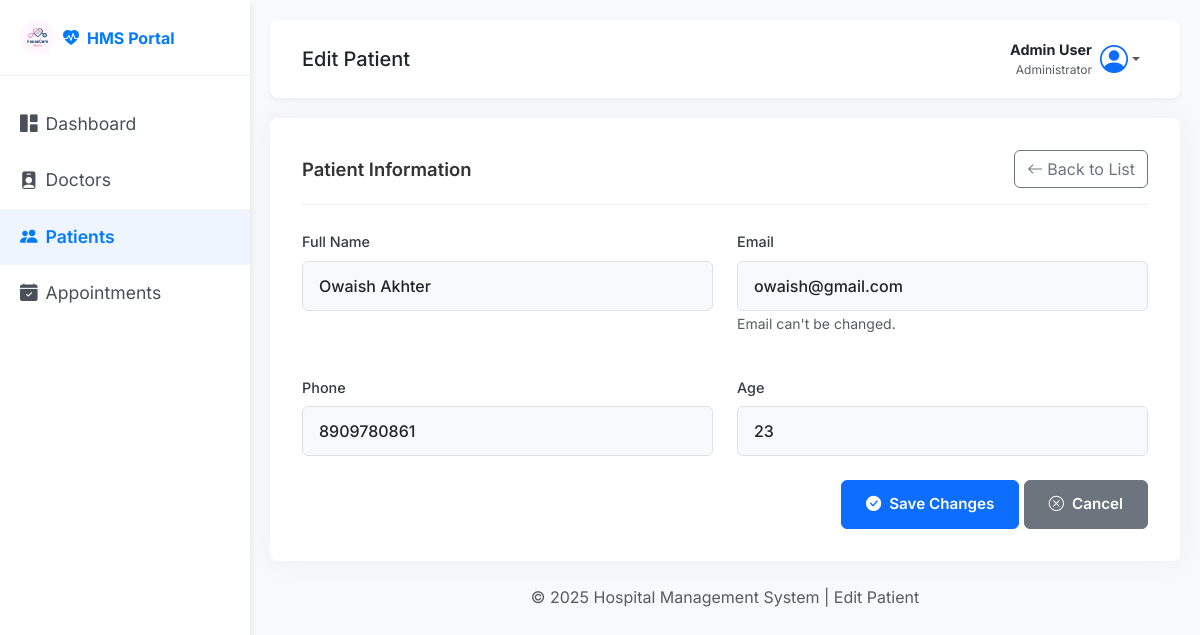
Before: /admin/edit_patient/1 (signed in) with the older database file.
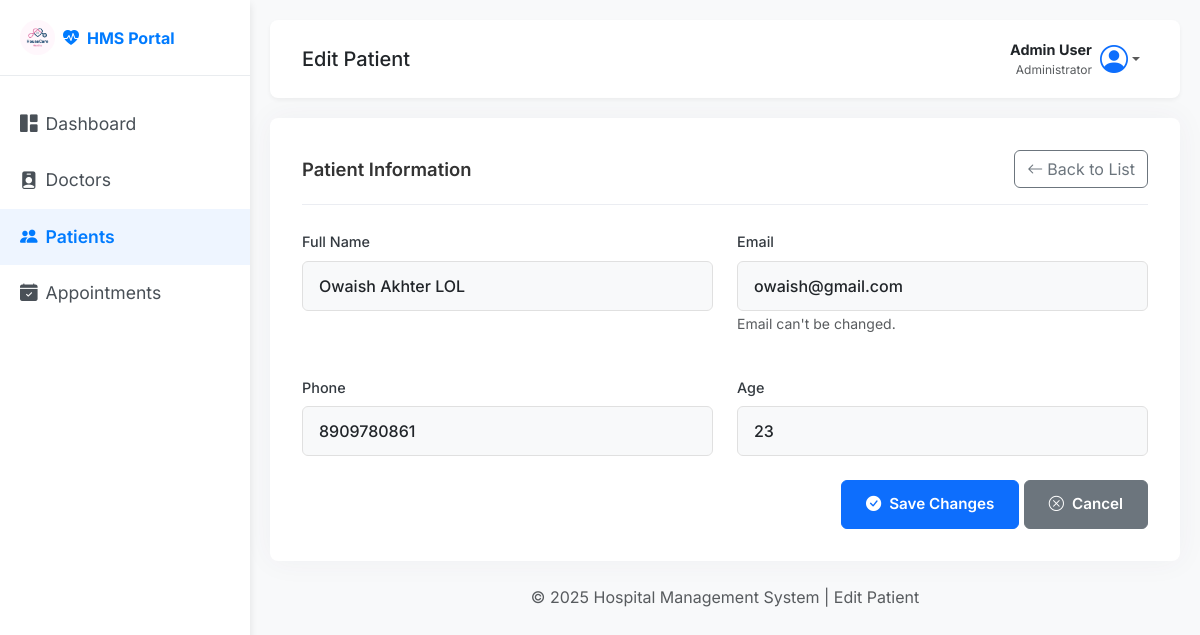
After: the same page with the newer database file.
### back_app/models.py (models this page shows)
class User(db.Model, UserMixin):
    __tablename__ = 'user'
    id = db.Column(db.Integer, primary_key=True)
    full_name = db.Column(db.String(150), nullable=False)
    email = db.Column(db.String(150), unique=True, nullable=False)
    password = db.Column(db.String(150), nullable=False)
    phone_number = db.Column(db.String(15), nullable=False)
    age = db.Column(db.Integer(),  nullable=False)
    gender = db.Column(db.String(10) , nullable=False)
    role = db.Column(db.String(50), nullable=False ,default='Patient')  # 'admin', 'doctor', 'patient'
    profile_picture = db.Column(db.String(250), nullable=True, default='default.png')
    created_at = db.Column(db.DateTime, default=datetime.utcnow)
    doctor = db.relationship('Doctor', backref='user', uselist=False, cascade="all, delete-orphan")
    patient = db.relationship('Patient', backref='user', uselist=False, cascade="all, delete-orphan")

### back_app/routes.py (the view, shortened to what this page needs)
@main.route('/admin/edit_patient/<int:patient_id>', methods=['GET', 'POST'])
@login_required
def edit_patient(patient_id):
    if current_user.role.lower() != 'admin':
        flash("access denied you are not admin , danger")
        return redirect(url_for('main.home'))
    patient = Patient.query.get_or_404(patient_id)
    return render_template('admin/edit_patient.html', patient=patient)

### app.py (called while the page is built)
def create_app():
    app = Flask(__name__)
    database_url = os.environ.get('DATABASE_URL', 'sqlite:///hospital_management.db')
    if database_url.startswith("postgres://"):
        database_url = database_url.replace("postgres://", "postgresql://", 1)
    app.config['SQLALCHEMY_DATABASE_URI'] = database_url
    app.config['SECRET_KEY'] = os.environ.get('SECRET_KEY', 'your_secret_key')
    app.config['SQLALCHEMY_TRACK_MODIFICATIONS'] = False
    login_manager = LoginManager()
    login_manager.init_app(app)
    login_manager.login_view = 'login'
    @login_manager.user_loader
    def load_user(user_id):
        return User.query.get(int(user_id))
    db.init_app(app)
    with app.app_context():
        from back_app.routes import main
        app.register_blueprint(main)
        db.create_all()
    return app

### templates/admin/edit_patient.html (shortened to what the changed rows need)
<!DOCTYPE html>
<html lang="en">
<head>
    <link href="https://cdn.jsdelivr.net/npm/bootstrap@5.3.3/dist/css/bootstrap.min.css" rel="stylesheet">
    <link href="https://cdn.jsdelivr.net/npm/bootstrap-icons@1.11.1/font/bootstrap-icons.css" rel="stylesheet">
    <link rel="stylesheet" href="../../static/css/admin/edit_patient.css" />
    <link rel="stylesheet" href="../../static/css/style.css" />
</head>
<body>
    <div class="wrapper">
        <div id="content">
            <div class="main-content">
                <div class="container-fluid p-0">
                    <div class="card content-panel">
                        <div class="card-body">
                            <form action="{{url_for('main.edit_patient' , patient_id = patient.id)}}" method="POST">
                                <div class="row g-4">
                                    <div class="col-md-6">
                                        <label for="patientName" class="form-label">Full Name</label>
                                        <input type="text" class="form-control" id="patientName" name="full_name" value="{{patient.user.full_name}}" required>
                                    </div>
                                    <div class="col-md-6">
                                        <label for="patientEmail" class="form-label">Email</label>
                                        <input type="email" class="form-control" id="patientEmail" name="email" value="{{patient.user.email}}" disabled>
                                        <small class="text-muted">Email can't be changed.</small>
                                    </div>
                                </div>
                                <div class="row g-4 mt-3">
                                    <div class="col-md-6">
                                        <label for="patientPhone" class="form-label">Phone</label>
                                        <input type="tel" class="form-control" id="patientPhone" name="phone_number" value="{{patient.user.phone_number}}" required>
                                    </div>
                                    <div class="col-md-6">
                                        <label for="patientAge" class="form-label">Age</I></label>
                                        <input type="number" class="form-control" id="patientAge" name="age" value="{{patient.user.age}}" required>
                                    </div>
                                </div>
                            </form>
                        </div>
                    </div>
                </div>
            </div>
        </div>
    </div>
</body>
</html>

Changed rows visible on the page:
changed User "owaish@gmail.com": full_name "Owaish Akhter" → "Owaish Akhter LOL"
